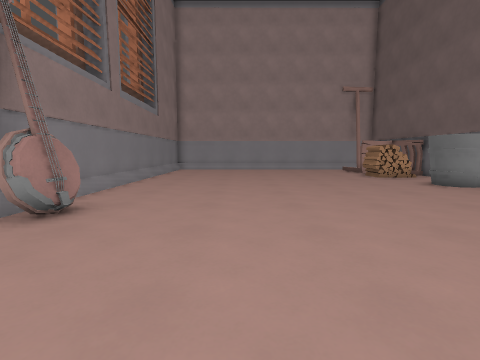
View 1 (above)

13 first-person views from a walk through a level from a Godot 3-D game. The camera is 1.2 m above the floor, tilts 6° down and sees 85° across. The floor is counted in squares, 1 m on a side. Each view is taken from the middle of a square. On the plan, view 1 faces up. The plan holds only what a view shows up to about 12 squares ahead; the rest is blank.

View 2
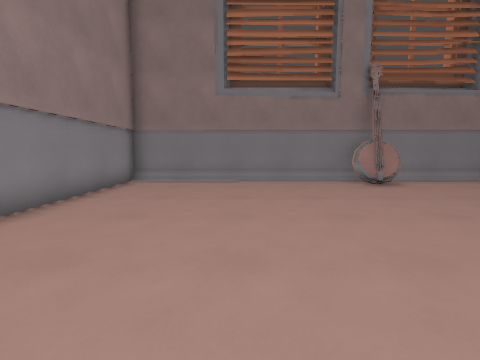

View 3
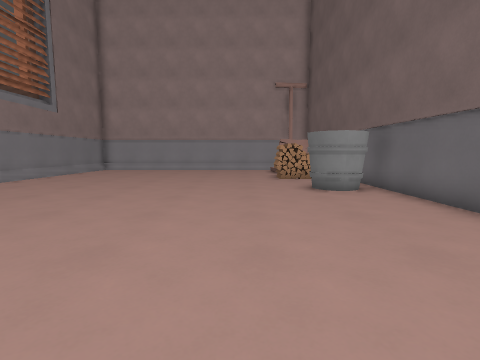

View 4
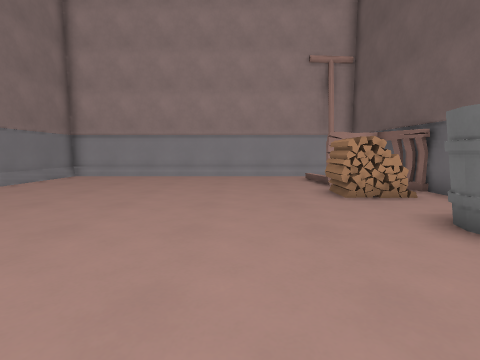

View 5
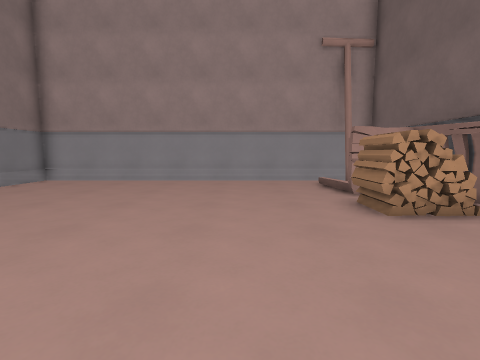

View 6
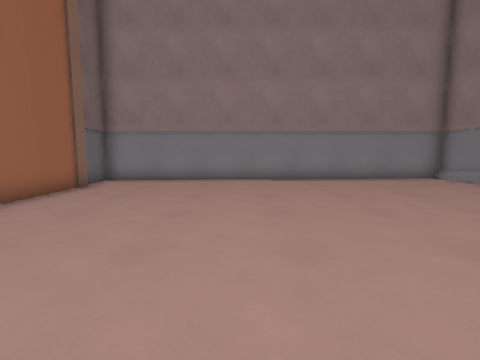

View 7
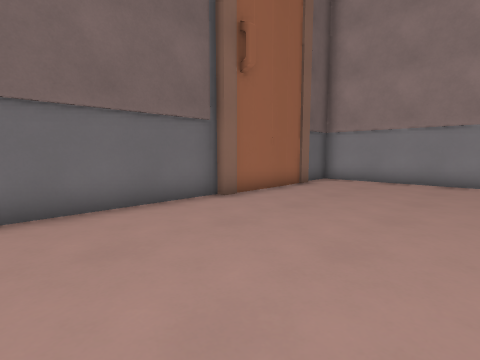

View 8
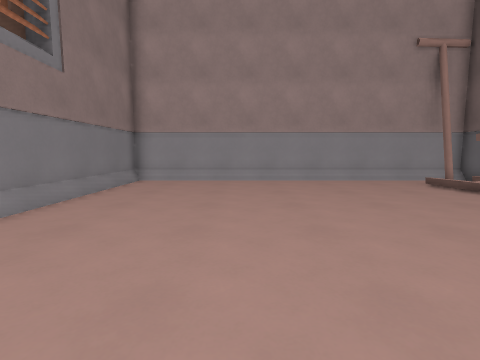

View 9
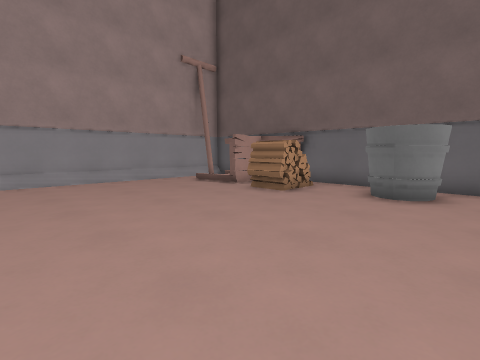

View 10
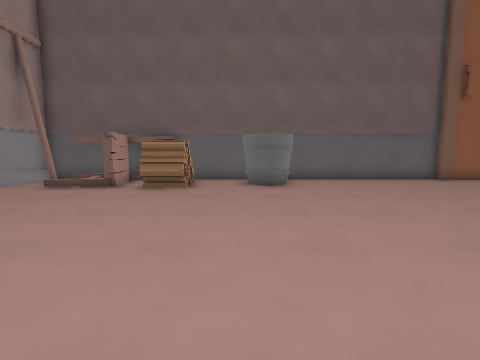

View 11
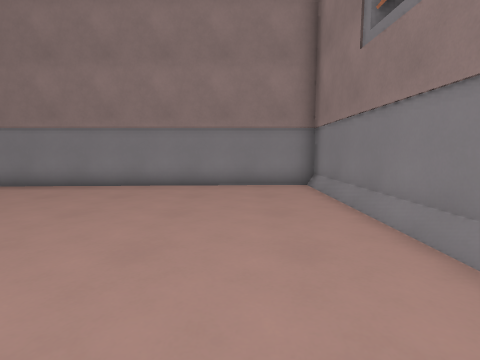

View 12
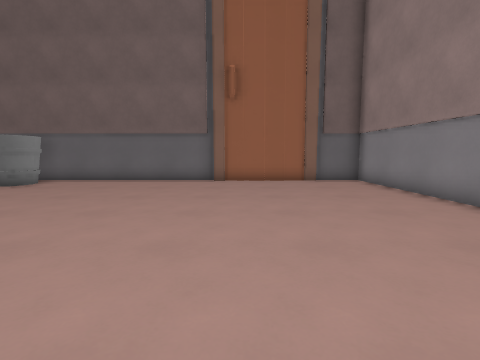

View 13
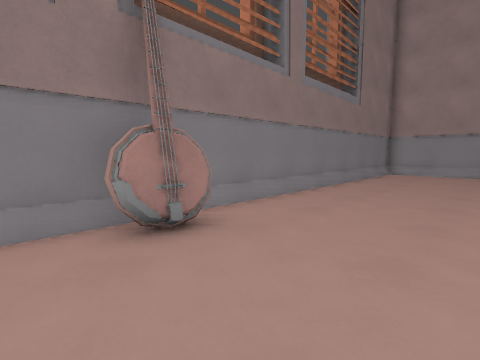

### Floor plan
Ten units are one square. View 1 is at (0, 0); x grows to the right and y downward. Boxes are objects, and circles mark ways between rooms. Rooms are numbered by the first view taken in them; rooms with no view inside come last. Other rooms are left out.
<svg viewBox="-51 -201 154 249">
<path fill="none" stroke="#000" d="M-36 -59 -38 -42M-37 -60 -40 -42M-35 -52 -39 -49 -38 -43M-35 -47 -40 -42M-39 -59 -35 -50 -41 -43M-37 -51 -36 -49M76 -92 73 -102M73 -100 74 -104 77 -106M87 -92 83 -90 78 -92 75 -94M68 -129 69 -144M72 -127 72 -145M76 -127 76 -133M74 -129 74 -134M98 -21 98 -95M95 -139 91 -157 72 -154M96 -145 94 -152M98 -145 98 -190M89 -166 89 -180M95 25 96 -21M82 -183 82 -188M90 -196 -46 -196 -46 43 98 43 98 24M-35 -48 -35 -47M85 -129 68 -129M77 -106 84 -108M98 -95 98 -142"/>
<circle cx="80" cy="-115" r="3" fill="#2a7"/>
<text x="20" y="-70">1</text>
<text x="90" y="-120">2</text>
</svg>
Room 1 opens to room 2.

Where each view was taken, in squares from view 1:
view 1: 0 up, 0 right, facing up
view 2: 0 up, 6 right, facing left
view 3: 1 up, 5 right, facing up
view 4: 6 up, 4 right, facing up
view 5: 8 up, 4 right, facing up
view 6: 7 up, 4 right, facing down
view 7: 7 up, 4 right, facing down-right
view 8: 8 up, 0 right, facing up
view 9: 8 up, 0 right, facing up-right
view 10: 11 up, 2 left, facing right
view 11: 5 up, 2 left, facing down
view 12: 1 up, 2 left, facing right
view 13: 3 up, 0 right, facing up-left
